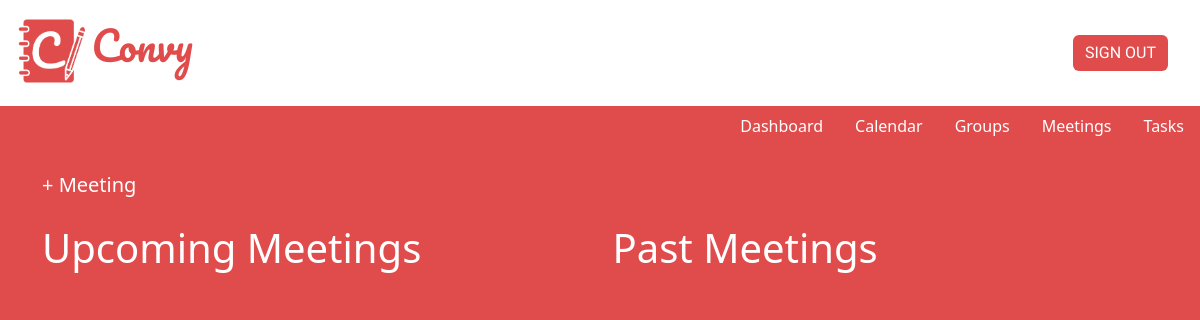
Page /meeting/ (signed in) on the earlier database version.
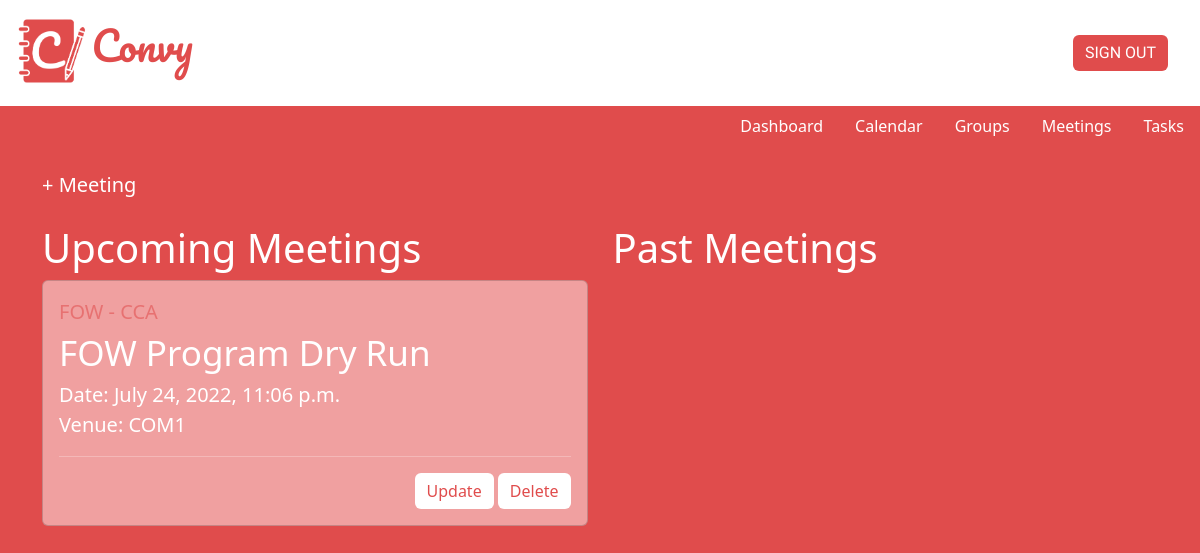
Same page on the later database version.
### meeting/models.py (models this page shows)
class Meeting(models.Model):
    user = models.ForeignKey(User, on_delete=models.CASCADE, default=1)
    group = models.ForeignKey(Group, on_delete=models.CASCADE, default=1) # group to be changed to Foreign Key
    agenda = models.CharField(max_length=225, blank=False)
    meeting_date = models.DateTimeField()
    location = models.CharField(max_length=225, blank=True)
    meeting_link = models.URLField(max_length=225, blank=True)
    meeting_minutes = models.TextField(blank=True)
    def __str__(self):
        return self.agenda

### group/models.py (models this page shows)
class Group(models.Model):
    CATEGORY = (
        ('PERSONAL', 'PERSONAL'),
        ('CCA', 'CCA'),
        ('MODULE', 'MODULE'),
        ('PROJECT', 'PROJECT')
    )
    category = models.CharField(max_length=10, choices=CATEGORY, default='PERS')
    title = models.CharField(max_length=63, blank=False)
    members = models.ManyToManyField(User, blank=True)
    class Meta:
        ordering = ('title',)
    def __str__(self):
        return self.title + " - " + self.category

### meeting/views.py (the view)
# urls.py: path('meeting/', include('meeting.urls')),
def meeting(request):
    meeting = Meeting.objects.filter(group__members__username = request.user)
    upcoming = meeting.filter(meeting_date__gt = timezone.now())
    past = meeting.filter(meeting_date__lte = timezone.now())
    return render(request, 'meeting/meeting.html', {
        'meeting': meeting,
        'upcoming': upcoming,
        'past': past,
    })

### meeting/templates/meeting/meeting.html (shortened to what this page needs)
{% extends 'authentication/base.html' %}
{% load static %}
{% block content %}
    <a href="{% url 'meeting:add-meeting' %}" style="text-decoration: 0; font-size: 20px;">&plus; Meeting</a>
    <br> <br>
    <div class="meeting">
    <div class="split-left">
        <h1>Upcoming Meetings</h1>
        {% for upmeetings in upcoming %}
        <div class="card" style="background-color: #F0A0A0">
            <div class="card-body">
                <div style="color: rgba(224, 76, 76, 0.56); font-size: 20px">
                    {{ upmeetings.group | upper }}<br>
                </div>
                <div style="color: white; font-size: 35px;">
                    {{ upmeetings }} <br>
                </div>
                <div style="color: white; font-size: 20px;">
                    Date: {{ upmeetings.meeting_date }}<br>
                </div>
                <div style="color: white; font-size: 20px;">
                    Venue: {{ upmeetings.location }} <br>
                </div>
                <hr>
                <div align="right">
                    <a href="{% url 'meeting:update-meeting' upmeetings.id %}" class="btn btn-outline-success">Update</a>
                    <a href="{% url 'meeting:delete-meeting' upmeetings.id %}" class="btn btn-outline-danger">Delete</a>
                </div>
            </div>
        </div>
        <br>
        {% endfor %}
    </div>
    <div class="split-right">
        <h1>Past Meetings</h1>
    </div>
{% endblock %}

Differences in the rows shown:
added Meeting: group "FOW - CCA", agenda "FOW Program Dry Run", meeting_date "July 24, 2022, 11:06 p.m.", location "COM1"
